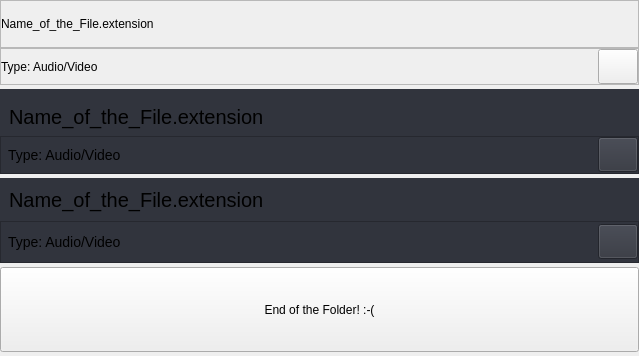
                   <widget class="QWidget" name="filesScrollAreaContents">
                    <property name="geometry">
                     <rect>
                      <x>0</x>
                      <y>0</y>
                      <width>639</width>
                      <height>356</height>
                     </rect>
                    </property>
                    <property name="styleSheet">
                     <string notr="true"/>
                    </property>
                    <layout class="QVBoxLayout" name="verticalLayout_22">
                     <property name="spacing">
                      <number>4</number>
                     </property>
                     <property name="leftMargin">
                      <number>0</number>
                     </property>
                     <property name="topMargin">
                      <number>0</number>
                     </property>
                     <property name="rightMargin">
                      <number>0</number>
                     </property>
                     <property name="bottomMargin">
                      <number>0</number>
                     </property>
                     <item>
                      <widget class="QFrame" name="files">
                       <property name="sizePolicy">
                        <sizepolicy hsizetype="Preferred" vsizetype="Expanding">
                         <horstretch>0</horstretch>
                         <verstretch>0</verstretch>
                        </sizepolicy>
                       </property>
                       <property name="minimumSize">
                        <size>
                         <width>0</width>
                         <height>85</height>
                        </size>
                       </property>
                       <property name="maximumSize">
                        <size>
                         <width>16777215</width>
                         <height>16777215</height>
                        </size>
                       </property>
                       <property name="styleSheet">
                        <string notr="true"/>
                       </property>
                       <layout class="QVBoxLayout" name="verticalLayout_26">
                        <property name="spacing">
                         <number>0</number>
                        </property>
                        <property name="leftMargin">
                         <number>0</number>
                        </property>
                        <property name="topMargin">
                         <number>0</number>
                        </property>
                        <property name="rightMargin">
                         <number>0</number>
                        </property>
                        <property name="bottomMargin">
                         <number>0</number>
                        </property>
                        <item>
                         <widget class="QFrame" name="fileTitleFrame">
                          <property name="sizePolicy">
                           <sizepolicy hsizetype="Preferred" vsizetype="Expanding">
                            <horstretch>0</horstretch>
                            <verstretch>0</verstretch>
                           </sizepolicy>
                          </property>
                          <property name="frameShape">
                           <enum>QFrame::StyledPanel</enum>
                          </property>
                          <property name="frameShadow">
                           <enum>QFrame::Raised</enum>
                          </property>
                          <layout class="QVBoxLayout" name="verticalLayout_27">
                           <property name="spacing">
                            <number>0</number>
                           </property>
                           <property name="leftMargin">
                            <number>0</number>
                           </property>
                           <property name="topMargin">
                            <number>0</number>
                           </property>
                           <property name="rightMargin">
                            <number>0</number>
                           </property>
                           <property name="bottomMargin">
                            <number>0</number>
                           </property>
                           <item>
                            <widget class="QLabel" name="fileTitleLabel">
                             <property name="minimumSize">
                              <size>
                               <width>0</width>
                               <height>22</height>
                              </size>
                             </property>
                             <property name="styleSheet">
                              <string notr="true"/>
                             </property>
                             <property name="text">
                              <string>Name_of_the_File.extension</string>
                             </property>
                             <property name="wordWrap">
                              <bool>false</bool>
                             </property>
                            </widget>
                           </item>
                          </layout>
                         </widget>
                        </item>
                        <item>
                         <widget class="QFrame" name="fileTypeFrame">
                          <property name="frameShape">
                           <enum>QFrame::StyledPanel</enum>
                          </property>
                          <property name="frameShadow">
                           <enum>QFrame::Raised</enum>
                          </property>
                          <layout class="QHBoxLayout" name="horizontalLayout_29">
                           <property name="spacing">
                            <number>0</number>
                           </property>
                           <property name="leftMargin">
                            <number>0</number>
                           </property>
                           <property name="topMargin">
                            <number>0</number>
                           </property>
                           <property name="rightMargin">
                            <number>0</number>
                           </property>
                           <property name="bottomMargin">
                            <number>0</number>
                           </property>
                           <item>
                            <widget class="QLabel" name="fileTypeLabel">
                             <property name="styleSheet">
                              <string notr="true"/>
                             </property>
                             <property name="text">
                              <string>Type: Audio/Video</string>
                             </property>
                            </widget>
                           </item>
                           <item>
                            <spacer name="horizontalSpacer_15">
                             <property name="orientation">
                              <enum>Qt::Horizontal</enum>
                             </property>
                             <property name="sizeHint" stdset="0">
                              <size>
                               <width>40</width>
                               <height>20</height>
                              </size>
                             </property>
                            </spacer>
                           </item>
                           <item>
                            <widget class="QPushButton" name="filePlayBtn">
                             <property name="minimumSize">
                              <size>
                               <width>35</width>
                               <height>35</height>
                              </size>
                             </property>
                             <property name="toolTip">
                              <string>Redirects Current File To Media Player</string>
                             </property>
                             <property name="text">
                              <string/>
                             </property>
                             <property name="icon">
                              <iconset resource="res.qrc">
                               <normaloff>:/icons/icons/play.svg</normaloff>:/icons/icons/play.svg</iconset>
                             </property>
                             <property name="iconSize">
                              <size>
                               <width>30</width>
                               <height>30</height>
                              </size>
                             </property>
                            </widget>
                           </item>
                          </layout>
                         </widget>
                        </item>
                       </layout>
                      </widget>
                     </item>
                     <item>
                      <widget class="QFrame" name="file2">
                       <property name="sizePolicy">
                        <sizepolicy hsizetype="Preferred" vsizetype="Expanding">
                         <horstretch>0</horstretch>
                         <verstretch>0</verstretch>
                        </sizepolicy>
                       </property>
                       <property name="minimumSize">
                        <size>
                         <width>0</width>
                         <height>85</height>
                        </size>
                       </property>
                       <property name="maximumSize">
                        <size>
                         <width>16777215</width>
                         <height>16777215</height>
                        </size>
                       </property>
                       <property name="styleSheet">
                        <string notr="true">QFrame {
	background: #31343D;
}

QPushButton {
	background: #31343D;
}</string>
                       </property>
                       <layout class="QVBoxLayout" name="verticalLayout_28">
                        <property name="spacing">
                         <number>0</number>
                        </property>
                        <property name="leftMargin">
                         <number>0</number>
                        </property>
                        <property name="rightMargin">
                         <number>0</number>
                        </property>
                        <property name="bottomMargin">
                         <number>0</number>
                        </property>
                        <item>
                         <widget class="QLabel" name="label_6">
                          <property name="minimumSize">
                           <size>
                            <width>0</width>
                            <height>22</height>
                           </size>
                          </property>
                          <property name="styleSheet">
                           <string notr="true">QLabel{
	font-size:20px;
	margin: 2px 4px;
}</string>
                          </property>
                          <property name="text">
                           <string>Name_of_the_File.extension</string>
                          </property>
                          <property name="wordWrap">
                           <bool>false</bool>
                          </property>
                         </widget>
                        </item>
                        <item>
                         <widget class="QFrame" name="frame_5">
                          <property name="frameShape">
                           <enum>QFrame::StyledPanel</enum>
                          </property>
                          <property name="frameShadow">
                           <enum>QFrame::Raised</enum>
                          </property>
                          <layout class="QHBoxLayout" name="horizontalLayout_30">
                           <property name="spacing">
                            <number>0</number>
                           </property>
                           <property name="leftMargin">
                            <number>0</number>
                           </property>
                           <property name="topMargin">
                            <number>0</number>
                           </property>
                           <property name="rightMargin">
                            <number>0</number>
                           </property>
                           <property name="bottomMargin">
                            <number>0</number>
                           </property>
                           <item>
                            <widget class="QLabel" name="label_12">
                             <property name="styleSheet">
                              <string notr="true">QLabel{
	font-size:14px;
	margin: 8px 4px;
}</string>
                             </property>
                             <property name="text">
                              <string>Type: Audio/Video</string>
                             </property>
                            </widget>
                           </item>
                           <item>
                            <spacer name="horizontalSpacer_16">
                             <property name="orientation">
                              <enum>Qt::Horizontal</enum>
                             </property>
                             <property name="sizeHint" stdset="0">
                              <size>
                               <width>40</width>
                               <height>20</height>
                              </size>
                             </property>
                            </spacer>
                           </item>
                           <item>
                            <widget class="QPushButton" name="pushButton_6">
                             <property name="minimumSize">
                              <size>
                               <width>35</width>
                               <height>35</height>
                              </size>
                             </property>
                             <property name="text">
                              <string/>
                             </property>
                             <property name="icon">
                              <iconset resource="res.qrc">
                               <normaloff>:/icons/icons/play.svg</normaloff>:/icons/icons/play.svg</iconset>
                             </property>
                             <property name="iconSize">
                              <size>
                               <width>30</width>
                               <height>30</height>
                              </size>
                             </property>
                            </widget>
                           </item>
                          </layout>
                         </widget>
                        </item>
                       </layout>
                      </widget>
                     </item>
                     <item>
                      <widget class="QFrame" name="file3">
                       <property name="sizePolicy">
                        <sizepolicy hsizetype="Preferred" vsizetype="Expanding">
                         <horstretch>0</horstretch>
                         <verstretch>0</verstretch>
                        </sizepolicy>
                       </property>
                       <property name="minimumSize">
                        <size>
                         <width>0</width>
                         <height>85</height>
                        </size>
                       </property>
                       <property name="maximumSize">
                        <size>
                         <width>16777215</width>
                         <height>16777215</height>
                        </size>
                       </property>
                       <property name="styleSheet">
                        <string notr="true">QFrame {
	background: #31343D;
}

QPushButton {
	background: #31343D;
}</string>
                       </property>
                       <layout class="QVBoxLayout" name="verticalLayout_29">
                        <property name="spacing">
                         <number>0</number>
                        </property>
                        <property name="leftMargin">
                         <number>0</number>
                        </property>
                        <property name="topMargin">
                         <number>0</number>
                        </property>
                        <property name="rightMargin">
                         <number>0</number>
                        </property>
                        <property name="bottomMargin">
                         <number>0</number>
                        </property>
                        <item>
                         <widget class="QLabel" name="label_15">
                          <property name="minimumSize">
                           <size>
                            <width>0</width>
                            <height>22</height>
                           </size>
                          </property>
                          <property name="styleSheet">
                           <string notr="true">QLabel{
	font-size:20px;
	margin: 2px 4px;
}</string>
                          </property>
                          <property name="text">
                           <string>Name_of_the_File.extension</string>
                          </property>
                          <property name="wordWrap">
                           <bool>false</bool>
                          </property>
                         </widget>
                        </item>
                        <item>
                         <widget class="QFrame" name="frame_6">
                          <property name="frameShape">
                           <enum>QFrame::StyledPanel</enum>
                          </property>
                          <property name="frameShadow">
                           <enum>QFrame::Raised</enum>
                          </property>
                          <layout class="QHBoxLayout" name="horizontalLayout_31">
                           <property name="spacing">
                            <number>0</number>
                           </property>
                           <property name="leftMargin">
                            <number>0</number>
                           </property>
                           <property name="topMargin">
                            <number>0</number>
                           </property>
                           <property name="rightMargin">
                            <number>0</number>
                           </property>
                           <property name="bottomMargin">
                            <number>0</number>
                           </property>
                           <item>
                            <widget class="QLabel" name="label_13">
                             <property name="styleSheet">
                              <string notr="true">QLabel{
	font-size:14px;
	margin: 8px 4px;
}</string>
                             </property>
                             <property name="text">
                              <string>Type: Audio/Video</string>
                             </property>
                            </widget>
                           </item>
                           <item>
                            <spacer name="horizontalSpacer_17">
                             <property name="orientation">
                              <enum>Qt::Horizontal</enum>
                             </property>
                             <property name="sizeHint" stdset="0">
                              <size>
                               <width>40</width>
                               <height>20</height>
                              </size>
                             </property>
                            </spacer>
                           </item>
                           <item>
                            <widget class="QPushButton" name="pushButton_7">
                             <property name="minimumSize">
                              <size>
                               <width>35</width>
                               <height>35</height>
                              </size>
                             </property>
                             <property name="text">
                              <string/>
                             </property>
                             <property name="icon">
                              <iconset resource="res.qrc">
                               <normaloff>:/icons/icons/play.svg</normaloff>:/icons/icons/play.svg</iconset>
                             </property>
                             <property name="iconSize">
                              <size>
                               <width>30</width>
                               <height>30</height>
                              </size>
                             </property>
                            </widget>
                           </item>
                          </layout>
                         </widget>
                        </item>
                       </layout>
                      </widget>
                     </item>
                     <item>
                      <widget class="QPushButton" name="endOfFilesBtn">
                       <property name="sizePolicy">
                        <sizepolicy hsizetype="Preferred" vsizetype="Expanding">
                         <horstretch>0</horstretch>
                         <verstretch>0</verstretch>
                        </sizepolicy>
                       </property>
                       <property name="minimumSize">
                        <size>
                         <width>0</width>
                         <height>85</height>
                        </size>
                       </property>
                       <property name="maximumSize">
                        <size>
                         <width>16777215</width>
                         <height>16777215</height>
                        </size>
                       </property>
                       <property name="styleSheet">
                        <string notr="true"/>
                       </property>
                       <property name="text">
                        <string>End of the Folder! :-(</string>
                       </property>
                      </widget>
                     </item>
                     <item>
                      <spacer name="filesSpacer">
                       <property name="orientation">
                        <enum>Qt::Vertical</enum>
                       </property>
                       <property name="sizeHint" stdset="0">
                        <size>
                         <width>20</width>
                         <height>40</height>
                        </size>
                       </property>
                      </spacer>
                     </item>
                    </layout>
                   </widget>
